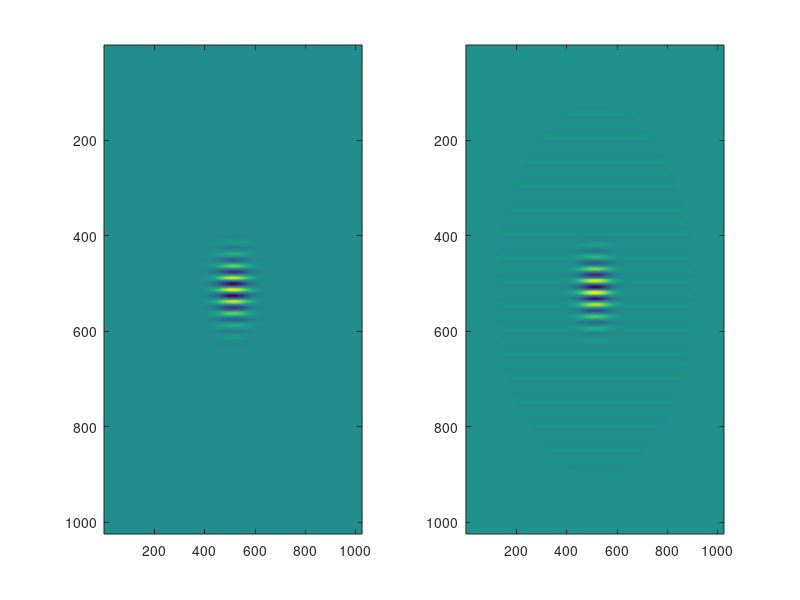

The MATLAB script that drew this image: (Note: this script raises an error after producing the figure.)
% script to solve the Lippmann-Schinwer equation

h = 2.0^(-10);
omega = 256.0;

% size of box
a = 1;
b = 1;

% discretization
x = -a/2:h:a/2-h;
y = -b/2:h:b/2-h;

n = length(x); m = length(y);

X = repmat(x', 1, m);
Y = repmat(y, n,1);

theta = [1, 0];

% building the perturbation 
nu = @(x,y) exp(-omega*(x.^2 + y.^2)).*(abs(x)<0.48).*(abs(y)<0.48).*...
    exp(1i*omega*(theta(1)*x + theta(2)*y)) ;

% the right-hand side
rhs = nu(X,Y);

% plotting the slowness squared
figure(1); clf();
title("source")
subplot(1,2,1);
imagesc(real(rhs))
subplot(1,2,2);
imagesc(imag(rhs))


% we define the Lippmann-Schwinger operator
LS = LippmannSchwinger(x,y,omega,nu,a);

% we applyt the Green's fucntion of the background 
u = LS.apply_Green(rhs); 

% plotting the scattered wavefield
figure(2); clf();
title("solution")
subplot(1,3,1);
imagesc(real(reshape(u, n, m)));
subplot(1,3,2);
imagesc(imag(reshape(u, n, m)));
subplot(1,3,3);
imagesc(abs(reshape(u, n, m)));

